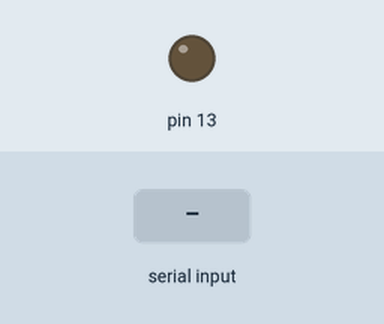
This sketch was run on a simulated Arduino Uno, built with avr-gcc and run on an emulated ATmega328P. Parts: output pins drawn as LEDs (lit = HIGH). Inputs (shaded band) come from the test bench. What the sketch prints to the serial monitor is not drawn.

Above: at 1.2 s.
1.3 s: "1\n" received over Serial
At 3.1 s:
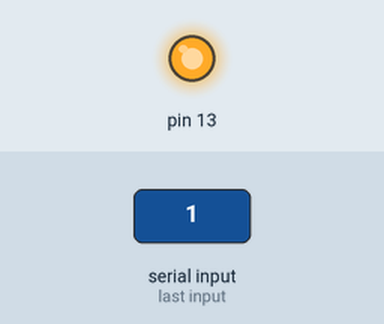
3.8 s: "5\n" received over Serial
At 5.4 s:
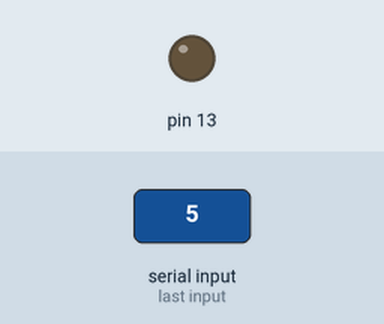
Timing chart, 0 to 6.9 s (numbered marks = the images above; inputs shaded):
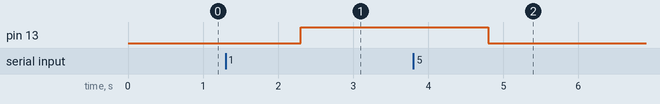

Measured:
- after the input at 1.3 s, pin 13: LOW → HIGH after 1.0 s
- after the input at 3.8 s, pin 13: HIGH → LOW after 1.0 s

The sketch:

A01_serialComunication.ino
```cpp
#include <Arduino.h>// Serial test script

int i = 0;
String readString;

void setup()
{
  pinMode(13 , OUTPUT);
  Serial.begin(9600);  // initialize serial communications at 9600 bps
  digitalWrite(13, LOW);
}

void loop()
{
  String command = "";
  while(!Serial.available()) {}
  while (Serial.available()) {
    if (Serial.available() >0) {
      Serial.print("Arduino received: ");
      command = Serial.readString();
      Serial.println(command);
    }
  }

  if (command.toInt() == 1){
    Serial.print("WIIIIIIIIIIIIIIIIII");
    digitalWrite(13, HIGH);
  }else{
    digitalWrite(13, LOW);
  }
  Serial.flush();

  delay(500);
}
```
